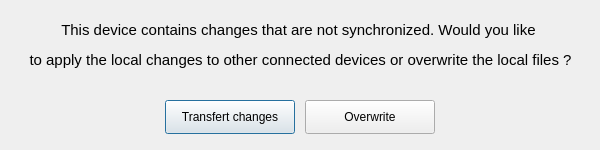
<?xml version="1.0" encoding="UTF-8"?>
<ui version="4.0">
 <class>popup_window</class>
 <widget class="QDialog" name="popup_window">
  <property name="geometry">
   <rect>
    <x>0</x>
    <y>0</y>
    <width>600</width>
    <height>150</height>
   </rect>
  </property>
  <property name="windowTitle">
   <string>Changes</string>
  </property>
  <widget class="QLabel" name="label">
   <property name="geometry">
    <rect>
     <x>0</x>
     <y>0</y>
     <width>601</width>
     <height>91</height>
    </rect>
   </property>
   <property name="font">
    <font>
     <pointsize>11</pointsize>
    </font>
   </property>
   <property name="layoutDirection">
    <enum>Qt::LeftToRight</enum>
   </property>
   <property name="autoFillBackground">
    <bool>false</bool>
   </property>
   <property name="text">
    <string>&lt;html&gt;&lt;head/&gt;&lt;body&gt;&lt;p align=&quot;center&quot;&gt;This device contains changes that are not synchronized. Would you like &lt;/p&gt;&lt;p align=&quot;center&quot;&gt;to apply the local changes to other connected devices or overwrite the local files ?&lt;/p&gt;&lt;/body&gt;&lt;/html&gt;</string>
   </property>
   <property name="alignment">
    <set>Qt::AlignCenter</set>
   </property>
   <property name="buddy">
    <cstring></cstring>
   </property>
  </widget>
  <widget class="QPushButton" name="button1">
   <property name="geometry">
    <rect>
     <x>165</x>
     <y>100</y>
     <width>130</width>
     <height>34</height>
    </rect>
   </property>
   <property name="text">
    <string>Transfert changes</string>
   </property>
  </widget>
  <widget class="QPushButton" name="button2">
   <property name="geometry">
    <rect>
     <x>305</x>
     <y>100</y>
     <width>130</width>
     <height>34</height>
    </rect>
   </property>
   <property name="text">
    <string>Overwrite</string>
   </property>
  </widget>
 </widget>
 <resources/>
 <connections/>
</ui>
